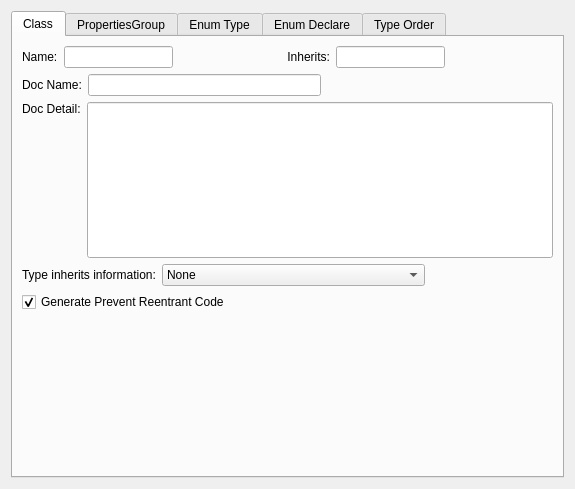
<?xml version="1.0" encoding="UTF-8"?>
<ui version="4.0">
 <class>DialogSet</class>
 <widget class="QDialog" name="DialogSet">
  <property name="geometry">
   <rect>
    <x>0</x>
    <y>0</y>
    <width>575</width>
    <height>489</height>
   </rect>
  </property>
  <property name="windowTitle">
   <string>Settings</string>
  </property>
  <property name="locale">
   <locale language="C" country="AnyCountry"/>
  </property>
  <property name="modal">
   <bool>true</bool>
  </property>
  <layout class="QVBoxLayout" name="verticalLayout">
   <item>
    <widget class="QTabWidget" name="tabWidgetSet">
     <property name="currentIndex">
      <number>0</number>
     </property>
     <widget class="QWidget" name="tabClass">
      <attribute name="title">
       <string>Class</string>
      </attribute>
      <layout class="QVBoxLayout" name="verticalLayout_2">
       <item>
        <layout class="QHBoxLayout" name="horizontalLayout_3">
         <item>
          <widget class="QLabel" name="labelClassName">
           <property name="sizePolicy">
            <sizepolicy hsizetype="Fixed" vsizetype="Fixed">
             <horstretch>0</horstretch>
             <verstretch>0</verstretch>
            </sizepolicy>
           </property>
           <property name="text">
            <string>Name:</string>
           </property>
           <property name="buddy">
            <cstring>lineEditClassName</cstring>
           </property>
          </widget>
         </item>
         <item>
          <widget class="QLineEdit" name="lineEditClassName">
           <property name="dragEnabled">
            <bool>true</bool>
           </property>
          </widget>
         </item>
         <item>
          <spacer name="horizontalSpacer_3">
           <property name="orientation">
            <enum>Qt::Horizontal</enum>
           </property>
           <property name="sizeHint" stdset="0">
            <size>
             <width>40</width>
             <height>20</height>
            </size>
           </property>
          </spacer>
         </item>
         <item>
          <widget class="QLabel" name="labelClassInherits">
           <property name="sizePolicy">
            <sizepolicy hsizetype="Fixed" vsizetype="Fixed">
             <horstretch>0</horstretch>
             <verstretch>0</verstretch>
            </sizepolicy>
           </property>
           <property name="text">
            <string>Inherits:</string>
           </property>
           <property name="alignment">
            <set>Qt::AlignRight|Qt::AlignTrailing|Qt::AlignVCenter</set>
           </property>
           <property name="buddy">
            <cstring>lineEditClassInherits</cstring>
           </property>
          </widget>
         </item>
         <item>
          <widget class="QLineEdit" name="lineEditClassInherits">
           <property name="dragEnabled">
            <bool>true</bool>
           </property>
          </widget>
         </item>
         <item>
          <spacer name="horizontalSpacer_5">
           <property name="orientation">
            <enum>Qt::Horizontal</enum>
           </property>
           <property name="sizeHint" stdset="0">
            <size>
             <width>40</width>
             <height>20</height>
            </size>
           </property>
          </spacer>
         </item>
        </layout>
       </item>
       <item>
        <layout class="QHBoxLayout" name="horizontalLayout_7">
         <item>
          <widget class="QLabel" name="labelClassDocName">
           <property name="text">
            <string>Doc Name:</string>
           </property>
          </widget>
         </item>
         <item>
          <widget class="QLineEdit" name="lineEditClassDocName">
           <property name="dragEnabled">
            <bool>true</bool>
           </property>
          </widget>
         </item>
         <item>
          <spacer name="horizontalSpacer_11">
           <property name="orientation">
            <enum>Qt::Horizontal</enum>
           </property>
           <property name="sizeHint" stdset="0">
            <size>
             <width>40</width>
             <height>20</height>
            </size>
           </property>
          </spacer>
         </item>
        </layout>
       </item>
       <item>
        <layout class="QHBoxLayout" name="horizontalLayout_8">
         <item>
          <widget class="QLabel" name="labelClassDocDetail">
           <property name="text">
            <string>Doc Detail:</string>
           </property>
           <property name="alignment">
            <set>Qt::AlignLeading|Qt::AlignLeft|Qt::AlignTop</set>
           </property>
          </widget>
         </item>
         <item>
          <widget class="QLineEdit" name="lineEditClassDocDetail">
           <property name="sizePolicy">
            <sizepolicy hsizetype="Expanding" vsizetype="Expanding">
             <horstretch>0</horstretch>
             <verstretch>0</verstretch>
            </sizepolicy>
           </property>
           <property name="alignment">
            <set>Qt::AlignLeading|Qt::AlignLeft|Qt::AlignTop</set>
           </property>
           <property name="dragEnabled">
            <bool>true</bool>
           </property>
          </widget>
         </item>
        </layout>
       </item>
       <item>
        <layout class="QHBoxLayout" name="horizontalLayout_4">
         <item>
          <widget class="QLabel" name="labelClassTypeInformation">
           <property name="sizePolicy">
            <sizepolicy hsizetype="Fixed" vsizetype="Fixed">
             <horstretch>0</horstretch>
             <verstretch>0</verstretch>
            </sizepolicy>
           </property>
           <property name="text">
            <string>Type inherits information:</string>
           </property>
           <property name="buddy">
            <cstring>comboBoxClassTypeInformation</cstring>
           </property>
          </widget>
         </item>
         <item>
          <widget class="QComboBox" name="comboBoxClassTypeInformation">
           <property name="sizePolicy">
            <sizepolicy hsizetype="Expanding" vsizetype="Fixed">
             <horstretch>0</horstretch>
             <verstretch>0</verstretch>
            </sizepolicy>
           </property>
           <item>
            <property name="text">
             <string>None</string>
            </property>
           </item>
           <item>
            <property name="text">
             <string>Inherits QObject</string>
            </property>
           </item>
           <item>
            <property name="text">
             <string>Inherits QWidget</string>
            </property>
           </item>
           <item>
            <property name="text">
             <string>Inherits QQuickItem</string>
            </property>
           </item>
           <item>
            <property name="text">
             <string>inherits QWidget and associate width ui file</string>
            </property>
           </item>
          </widget>
         </item>
         <item>
          <spacer name="horizontalSpacer_4">
           <property name="orientation">
            <enum>Qt::Horizontal</enum>
           </property>
           <property name="sizeHint" stdset="0">
            <size>
             <width>40</width>
             <height>20</height>
            </size>
           </property>
          </spacer>
         </item>
        </layout>
       </item>
       <item>
        <layout class="QHBoxLayout" name="horizontalLayout_9">
         <item>
          <widget class="QCheckBox" name="checkBoxClassGeneratePreventReentrantCode">
           <property name="text">
            <string>Generate Prevent Reentrant Code</string>
           </property>
           <property name="checked">
            <bool>true</bool>
           </property>
          </widget>
         </item>
         <item>
          <spacer name="horizontalSpacer_12">
           <property name="orientation">
            <enum>Qt::Horizontal</enum>
           </property>
           <property name="sizeHint" stdset="0">
            <size>
             <width>40</width>
             <height>20</height>
            </size>
           </property>
          </spacer>
         </item>
        </layout>
       </item>
       <item>
        <spacer name="verticalSpacer_3">
         <property name="orientation">
          <enum>Qt::Vertical</enum>
         </property>
         <property name="sizeType">
          <enum>QSizePolicy::MinimumExpanding</enum>
         </property>
         <property name="sizeHint" stdset="0">
          <size>
           <width>20</width>
           <height>30</height>
          </size>
         </property>
        </spacer>
       </item>
      </layout>
     </widget>
     <widget class="QWidget" name="tabPropertiesGroup">
      <attribute name="title">
       <string>PropertiesGroup</string>
      </attribute>
      <layout class="QVBoxLayout" name="verticalLayout_8">
       <item>
        <layout class="QHBoxLayout" name="horizontalLayout_13">
         <item>
          <widget class="QComboBox" name="comboBoxPropertiesGroups"/>
         </item>
         <item>
          <widget class="QPushButton" name="pushButtonPropertiesGroupChangeName">
           <property name="text">
            <string>ChangeName</string>
           </property>
          </widget>
         </item>
         <item>
          <spacer name="horizontalSpacer_20">
           <property name="orientation">
            <enum>Qt::Horizontal</enum>
           </property>
           <property name="sizeHint" stdset="0">
            <size>
             <width>40</width>
             <height>20</height>
            </size>
           </property>
          </spacer>
         </item>
         <item>
          <widget class="QLabel" name="labelPropertiesGroupName">
           <property name="sizePolicy">
            <sizepolicy hsizetype="Fixed" vsizetype="Fixed">
             <horstretch>0</horstretch>
             <verstretch>0</verstretch>
            </sizepolicy>
           </property>
           <property name="text">
            <string>Name:</string>
           </property>
           <property name="buddy">
            <cstring>lineEditClassName</cstring>
           </property>
          </widget>
         </item>
         <item>
          <widget class="QLineEdit" name="lineEditPropertiesGroupName">
           <property name="dragEnabled">
            <bool>true</bool>
           </property>
          </widget>
         </item>
         <item>
          <spacer name="horizontalSpacer_19">
           <property name="orientation">
            <enum>Qt::Horizontal</enum>
           </property>
           <property name="sizeHint" stdset="0">
            <size>
             <width>40</width>
             <height>20</height>
            </size>
           </property>
          </spacer>
         </item>
        </layout>
       </item>
       <item>
        <layout class="QHBoxLayout" name="horizontalLayout_2">
         <item>
          <widget class="QCheckBox" name="checkBoxPropertiesGroupReadFunctionIsInline">
           <property name="sizePolicy">
            <sizepolicy hsizetype="Fixed" vsizetype="Fixed">
             <horstretch>0</horstretch>
             <verstretch>0</verstretch>
            </sizepolicy>
           </property>
           <property name="text">
            <string>ReadFunction is inline</string>
           </property>
           <property name="checked">
            <bool>true</bool>
           </property>
          </widget>
         </item>
         <item>
          <spacer name="horizontalSpacer_6">
           <property name="orientation">
            <enum>Qt::Horizontal</enum>
           </property>
           <property name="sizeHint" stdset="0">
            <size>
             <width>40</width>
             <height>20</height>
            </size>
           </property>
          </spacer>
         </item>
         <item>
          <widget class="QCheckBox" name="checkBoxPropertiesGroupWriteFunctionIsInline">
           <property name="sizePolicy">
            <sizepolicy hsizetype="Fixed" vsizetype="Fixed">
             <horstretch>0</horstretch>
             <verstretch>0</verstretch>
            </sizepolicy>
           </property>
           <property name="text">
            <string>Write function is inline</string>
           </property>
          </widget>
         </item>
         <item>
          <spacer name="horizontalSpacer_7">
           <property name="orientation">
            <enum>Qt::Horizontal</enum>
           </property>
           <property name="sizeHint" stdset="0">
            <size>
             <width>40</width>
             <height>20</height>
            </size>
           </property>
          </spacer>
         </item>
         <item>
          <widget class="QCheckBox" name="checkBoxPropertiesGroupWriteFunctionEmitSignal">
           <property name="sizePolicy">
            <sizepolicy hsizetype="Fixed" vsizetype="Fixed">
             <horstretch>0</horstretch>
             <verstretch>0</verstretch>
            </sizepolicy>
           </property>
           <property name="text">
            <string>Write function emit signal</string>
           </property>
           <property name="checked">
            <bool>true</bool>
           </property>
          </widget>
         </item>
         <item>
          <spacer name="horizontalSpacer_8">
           <property name="orientation">
            <enum>Qt::Horizontal</enum>
           </property>
           <property name="sizeHint" stdset="0">
            <size>
             <width>40</width>
             <height>20</height>
            </size>
           </property>
          </spacer>
         </item>
        </layout>
       </item>
       <item>
        <layout class="QGridLayout" name="gridLayout">
         <item row="0" column="0">
          <widget class="QLabel" name="labelPropertiesGroupWriteFunctionStart">
           <property name="sizePolicy">
            <sizepolicy hsizetype="Fixed" vsizetype="MinimumExpanding">
             <horstretch>0</horstretch>
             <verstretch>0</verstretch>
            </sizepolicy>
           </property>
           <property name="text">
            <string>Write function start:</string>
           </property>
           <property name="alignment">
            <set>Qt::AlignLeading|Qt::AlignLeft|Qt::AlignTop</set>
           </property>
          </widget>
         </item>
         <item row="1" column="0">
          <widget class="QLabel" name="labelPropertiesGroupWriteFunctionMiddle">
           <property name="sizePolicy">
            <sizepolicy hsizetype="Fixed" vsizetype="MinimumExpanding">
             <horstretch>0</horstretch>
             <verstretch>0</verstretch>
            </sizepolicy>
           </property>
           <property name="text">
            <string>Write function middle:</string>
           </property>
           <property name="alignment">
            <set>Qt::AlignLeading|Qt::AlignLeft|Qt::AlignTop</set>
           </property>
          </widget>
         </item>
         <item row="2" column="0">
          <widget class="QLabel" name="labelPropertiesGroupWriteFunctionLast">
           <property name="sizePolicy">
            <sizepolicy hsizetype="Fixed" vsizetype="MinimumExpanding">
             <horstretch>0</horstretch>
             <verstretch>0</verstretch>
            </sizepolicy>
           </property>
           <property name="text">
            <string>Write function last:</string>
           </property>
           <property name="alignment">
            <set>Qt::AlignLeading|Qt::AlignLeft|Qt::AlignTop</set>
           </property>
          </widget>
         </item>
         <item row="0" column="1">
          <widget class="QPlainTextEdit" name="plainTextEditPropertiesGroupWriteFunctionStart"/>
         </item>
         <item row="1" column="1">
          <widget class="QPlainTextEdit" name="plainTextEditPropertiesGroupWriteFunctionMiddle"/>
         </item>
         <item row="2" column="1">
          <widget class="QPlainTextEdit" name="plainTextEditPropertiesGroupWriteFunctionLast"/>
         </item>
        </layout>
       </item>
       <item>
        <layout class="QHBoxLayout" name="horizontalLayout">
         <item>
          <spacer name="horizontalSpacer">
           <property name="orientation">
            <enum>Qt::Horizontal</enum>
           </property>
           <property name="sizeHint" stdset="0">
            <size>
             <width>40</width>
             <height>20</height>
            </size>
           </property>
          </spacer>
         </item>
         <item>
          <widget class="QPushButton" name="pushButtonPropertiesGroupAdd">
           <property name="text">
            <string>&amp;Add</string>
           </property>
          </widget>
         </item>
         <item>
          <widget class="QPushButton" name="pushButtonPropertiesGroupRemove">
           <property name="text">
            <string>&amp;Remove</string>
           </property>
          </widget>
         </item>
         <item>
          <spacer name="horizontalSpacer_2">
           <property name="orientation">
            <enum>Qt::Horizontal</enum>
           </property>
           <property name="sizeHint" stdset="0">
            <size>
             <width>40</width>
             <height>20</height>
            </size>
           </property>
          </spacer>
         </item>
        </layout>
       </item>
      </layout>
     </widget>
     <widget class="QWidget" name="tabEnumType">
      <property name="enabled">
       <bool>false</bool>
      </property>
      <attribute name="title">
       <string>Enum Type</string>
      </attribute>
      <layout class="QHBoxLayout" name="horizontalLayout_6">
       <item>
        <layout class="QVBoxLayout" name="verticalLayout_3">
         <item>
          <widget class="QLabel" name="labelEnumTypeList">
           <property name="sizePolicy">
            <sizepolicy hsizetype="Fixed" vsizetype="Fixed">
             <horstretch>0</horstretch>
             <verstretch>0</verstretch>
            </sizepolicy>
           </property>
           <property name="text">
            <string>Type List:</string>
           </property>
          </widget>
         </item>
         <item>
          <widget class="QListWidget" name="listWidgetEnumTypeList">
           <property name="editTriggers">
            <set>QAbstractItemView::NoEditTriggers</set>
           </property>
          </widget>
         </item>
         <item>
          <layout class="QHBoxLayout" name="horizontalLayout_5">
           <item>
            <spacer name="horizontalSpacer_9">
             <property name="orientation">
              <enum>Qt::Horizontal</enum>
             </property>
             <property name="sizeHint" stdset="0">
              <size>
               <width>40</width>
               <height>20</height>
              </size>
             </property>
            </spacer>
           </item>
           <item>
            <widget class="QPushButton" name="pushButtonEnumTypeNameAdd">
             <property name="text">
              <string>Add</string>
             </property>
            </widget>
           </item>
           <item>
            <widget class="QPushButton" name="pushButtonEnumTypeNameRemove">
             <property name="text">
              <string>Remove</string>
             </property>
            </widget>
           </item>
           <item>
            <spacer name="horizontalSpacer_10">
             <property name="orientation">
              <enum>Qt::Horizontal</enum>
             </property>
             <property name="sizeHint" stdset="0">
              <size>
               <width>40</width>
               <height>20</height>
              </size>
             </property>
            </spacer>
           </item>
          </layout>
         </item>
         <item>
          <spacer name="verticalSpacer">
           <property name="orientation">
            <enum>Qt::Vertical</enum>
           </property>
           <property name="sizeHint" stdset="0">
            <size>
             <width>20</width>
             <height>40</height>
            </size>
           </property>
          </spacer>
         </item>
        </layout>
       </item>
       <item>
        <layout class="QVBoxLayout" name="verticalLayout_5">
         <item>
          <layout class="QFormLayout" name="formLayout">
           <item row="0" column="0">
            <widget class="QLabel" name="labelEnumTypeName">
             <property name="text">
              <string>Type Name:</string>
             </property>
            </widget>
           </item>
           <item row="0" column="1">
            <widget class="QLineEdit" name="lineEditEnumTypeName"/>
           </item>
           <item row="1" column="0">
            <widget class="QLabel" name="labelEnumPrefix">
             <property name="text">
              <string>prefix:</string>
             </property>
            </widget>
           </item>
           <item row="1" column="1">
            <widget class="QLineEdit" name="lineEditEnumPrefix"/>
           </item>
           <item row="2" column="0">
            <widget class="QLabel" name="labelEnumSuffix">
             <property name="text">
              <string>suffix:</string>
             </property>
            </widget>
           </item>
           <item row="2" column="1">
            <widget class="QLineEdit" name="lineEditEnumSuffix"/>
           </item>
          </layout>
         </item>
         <item>
          <layout class="QVBoxLayout" name="verticalLayout_4">
           <item>
            <widget class="QLabel" name="labelEnumVars">
             <property name="text">
              <string>Vars:</string>
             </property>
            </widget>
           </item>
           <item>
            <widget class="QPlainTextEdit" name="plainTextEditEnumsVars"/>
           </item>
          </layout>
         </item>
         <item>
          <spacer name="verticalSpacer_2">
           <property name="orientation">
            <enum>Qt::Vertical</enum>
           </property>
           <property name="sizeHint" stdset="0">
            <size>
             <width>20</width>
             <height>40</height>
            </size>
           </property>
          </spacer>
         </item>
        </layout>
       </item>
      </layout>
     </widget>
     <widget class="QWidget" name="tabEnumDeclare">
      <property name="enabled">
       <bool>false</bool>
      </property>
      <attribute name="title">
       <string>Enum Declare</string>
      </attribute>
      <layout class="QVBoxLayout" name="verticalLayout_6">
       <item>
        <widget class="QPlainTextEdit" name="plainTextEditEnumDeclare"/>
       </item>
      </layout>
     </widget>
     <widget class="QWidget" name="tabTypeOrder">
      <attribute name="title">
       <string>Type Order</string>
      </attribute>
      <layout class="QVBoxLayout" name="verticalLayout_7">
       <item>
        <widget class="QPlainTextEdit" name="plainTextEditTypeOrder"/>
       </item>
      </layout>
     </widget>
    </widget>
   </item>
  </layout>
 </widget>
 <tabstops>
  <tabstop>tabWidgetSet</tabstop>
  <tabstop>lineEditClassName</tabstop>
  <tabstop>lineEditClassInherits</tabstop>
  <tabstop>comboBoxClassTypeInformation</tabstop>
 </tabstops>
 <resources/>
 <connections/>
</ui>
